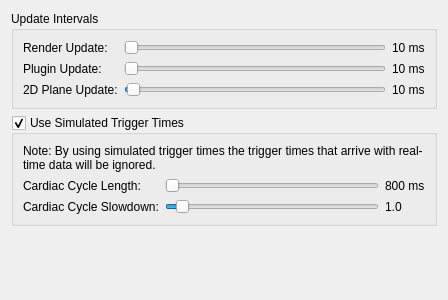
<?xml version="1.0" encoding="UTF-8"?>
<ui version="4.0">
 <class>rtTimeOptionsDialog</class>
 <widget class="QDialog" name="rtTimeOptionsDialog">
  <property name="geometry">
   <rect>
    <x>0</x>
    <y>0</y>
    <width>448</width>
    <height>300</height>
   </rect>
  </property>
  <property name="windowTitle">
   <string>Timer Options</string>
  </property>
  <layout class="QVBoxLayout" name="verticalLayout">
   <item>
    <widget class="QGroupBox" name="groupBox">
     <property name="title">
      <string>Update Intervals</string>
     </property>
     <layout class="QGridLayout" name="gridLayout">
      <item row="0" column="0">
       <widget class="QLabel" name="label">
        <property name="text">
         <string>Render Update:</string>
        </property>
       </widget>
      </item>
      <item row="0" column="1">
       <widget class="QSlider" name="renderUpdateSlider">
        <property name="minimum">
         <number>5</number>
        </property>
        <property name="maximum">
         <number>500</number>
        </property>
        <property name="orientation">
         <enum>Qt::Horizontal</enum>
        </property>
       </widget>
      </item>
      <item row="0" column="2">
       <widget class="QLabel" name="renderUpdateLabel">
        <property name="text">
         <string>10 ms</string>
        </property>
       </widget>
      </item>
      <item row="1" column="0">
       <widget class="QLabel" name="label_2">
        <property name="text">
         <string>Plugin Update:</string>
        </property>
       </widget>
      </item>
      <item row="2" column="0">
       <widget class="QLabel" name="label_3">
        <property name="text">
         <string>2D Plane Update:</string>
        </property>
       </widget>
      </item>
      <item row="1" column="1">
       <widget class="QSlider" name="pluginUpdateSlider">
        <property name="minimum">
         <number>5</number>
        </property>
        <property name="maximum">
         <number>500</number>
        </property>
        <property name="orientation">
         <enum>Qt::Horizontal</enum>
        </property>
       </widget>
      </item>
      <item row="1" column="2">
       <widget class="QLabel" name="pluginUpdateLabel">
        <property name="text">
         <string>10 ms</string>
        </property>
       </widget>
      </item>
      <item row="2" column="1">
       <widget class="QSlider" name="planeUpdateSlider">
        <property name="minimum">
         <number>5</number>
        </property>
        <property name="maximum">
         <number>500</number>
        </property>
        <property name="value">
         <number>10</number>
        </property>
        <property name="orientation">
         <enum>Qt::Horizontal</enum>
        </property>
       </widget>
      </item>
      <item row="2" column="2">
       <widget class="QLabel" name="planeUpdateLabel">
        <property name="text">
         <string>10 ms</string>
        </property>
       </widget>
      </item>
     </layout>
    </widget>
   </item>
   <item>
    <widget class="QGroupBox" name="triggerTimesGroupBox">
     <property name="title">
      <string>Use Simulated Trigger Times</string>
     </property>
     <property name="checkable">
      <bool>true</bool>
     </property>
     <layout class="QGridLayout" name="gridLayout_2">
      <item row="2" column="0">
       <widget class="QLabel" name="label_5">
        <property name="text">
         <string>Cardiac Cycle Length:</string>
        </property>
       </widget>
      </item>
      <item row="2" column="1">
       <widget class="QSlider" name="cycleLengthSlider">
        <property name="minimum">
         <number>300</number>
        </property>
        <property name="maximum">
         <number>2000</number>
        </property>
        <property name="orientation">
         <enum>Qt::Horizontal</enum>
        </property>
       </widget>
      </item>
      <item row="2" column="2">
       <widget class="QLabel" name="cycleLengthLabel">
        <property name="text">
         <string>800 ms</string>
        </property>
       </widget>
      </item>
      <item row="0" column="0" colspan="3">
       <widget class="QLabel" name="label_4">
        <property name="frameShadow">
         <enum>QFrame::Raised</enum>
        </property>
        <property name="text">
         <string>Note: By using simulated trigger times the trigger times that arrive with real-time data will be ignored.</string>
        </property>
        <property name="wordWrap">
         <bool>true</bool>
        </property>
       </widget>
      </item>
      <item row="3" column="0">
       <widget class="QLabel" name="label_6">
        <property name="text">
         <string>Cardiac Cycle Slowdown:</string>
        </property>
       </widget>
      </item>
      <item row="3" column="1">
       <widget class="QSlider" name="cycleSlowdownSlider">
        <property name="minimum">
         <number>500</number>
        </property>
        <property name="maximum">
         <number>10000</number>
        </property>
        <property name="singleStep">
         <number>10</number>
        </property>
        <property name="pageStep">
         <number>100</number>
        </property>
        <property name="value">
         <number>1000</number>
        </property>
        <property name="orientation">
         <enum>Qt::Horizontal</enum>
        </property>
       </widget>
      </item>
      <item row="3" column="2">
       <widget class="QLabel" name="cycleSlowdownLabel">
        <property name="text">
         <string>1.0</string>
        </property>
       </widget>
      </item>
     </layout>
    </widget>
   </item>
   <item>
    <spacer name="verticalSpacer">
     <property name="orientation">
      <enum>Qt::Vertical</enum>
     </property>
     <property name="sizeHint" stdset="0">
      <size>
       <width>20</width>
       <height>43</height>
      </size>
     </property>
    </spacer>
   </item>
  </layout>
 </widget>
 <resources/>
 <connections/>
</ui>
